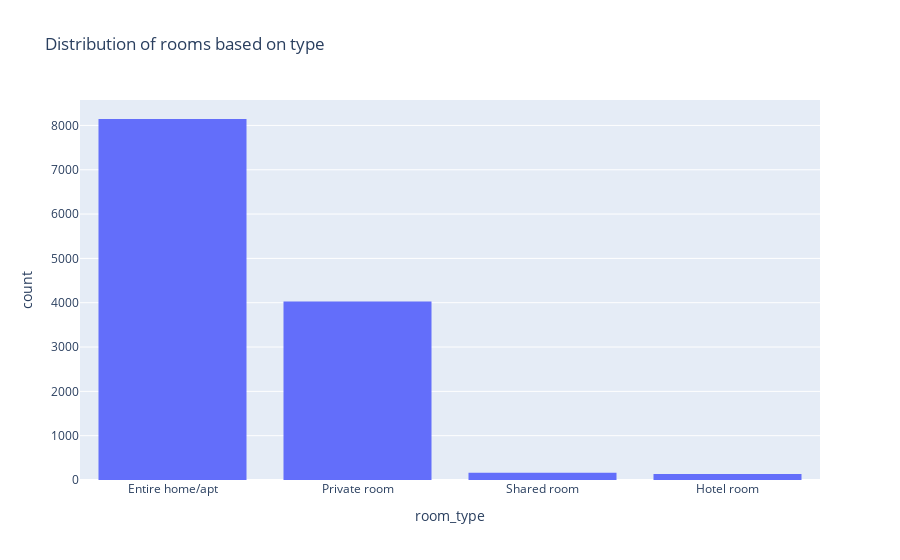

The code cell stored with this chart in its notebook:
### Markdown cell above
We can see that the average of price for room is 115.17 and the highest price is belong to hotel room type and lowest one is for private type

### Code cell
plt.figure(figsize=(10, 6))
fig = px.histogram(data_frame=data, x='room_type', title='Distribution of rooms based on type')

fig.show()

### Figure 1 — Plotly figure (JSON) as saved in the notebook; plotly's stock layout.template omitted (floating-point values rounded to 4 significant figures; data arrays with more than 128 entries replaced by an {"elided": "..."} marker saying what was removed)
{"data": [{"alignmentgroup": "True", "bingroup": "x", "hovertemplate": "room_type=%{x}<br>count=%{y}<extra></extra>", "legendgroup": "", "marker": {"color": "#636efa", "pattern": {"shape": ""}}, "name": "", "offsetgroup": "", "orientation": "v", "showlegend": false, "type": "histogram", "x": {"elided": "12472 str values"}, "xaxis": "x", "yaxis": "y"}], "layout": {"barmode": "relative", "legend": {"tracegroupgap": 0}, "title": {"text": "Distribution of rooms based on type"}, "xaxis": {"anchor": "y", "domain": [0, 1], "title": {"text": "room_type"}}, "yaxis": {"anchor": "x", "domain": [0, 1], "title": {"text": "count"}}}}
